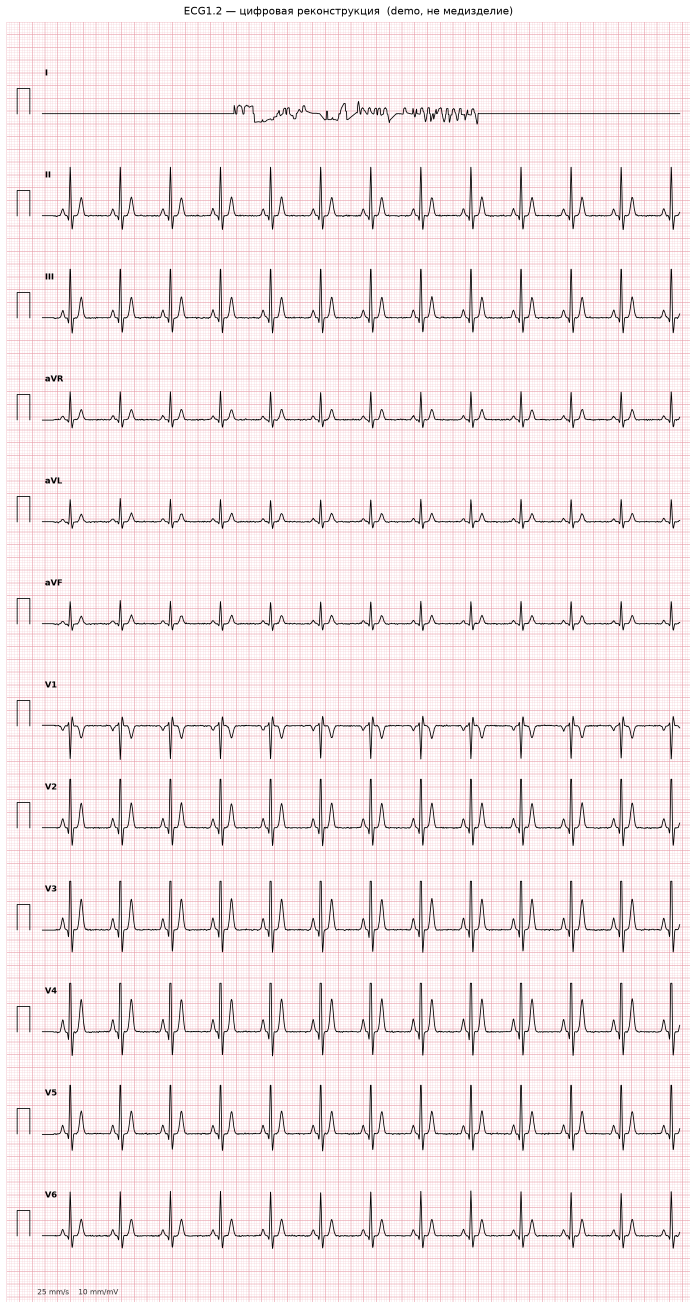
#> input picture data/samples/formats/12x1/reconstructed.png, 2090 x 3926 px (shown at 1/3 size)
$ python stage.py --input ../../data/samples/formats/12x1/reconstructed.png
#> lines starting #> are read from the running program, lines starting #| are printed output that depends on the picture; after the words box and inside, x2 and y2 are one past the last pixel; in counts of white or black regions, pixels touching at a corner belong together
### src/common.py
"""Общие утилиты для стадий пайплайна ECG1.2.

Каждая стадия — отдельный модуль с функцией:
    run(input_path: str, config: dict) -> str   # возвращает путь к своему выходу

Здесь лежат хелперы, которыми пользуются все стадии: логирование,
создание рабочих папок и passthrough-заглушка (копирование входа в выход).
"""
from __future__ import annotations

import logging
import shutil
from pathlib import Path

import cv2
import numpy as np

logging.basicConfig(
    level=logging.INFO,
    format="%(asctime)s | %(levelname)-7s | %(name)-11s | %(message)s",
    datefmt="%H:%M:%S",
)


def get_logger(stage: str) -> logging.Logger:
    return logging.getLogger(stage)


def stage_dir(config: dict, stage: str) -> Path:
    """Папка для артефактов конкретной стадии внутри текущего run-каталога."""
    run_dir = Path(config["_run_dir"])
    d = run_dir / stage
    d.mkdir(parents=True, exist_ok=True)
    return d


def color_ink(bgr: np.ndarray, thr: int | None = None) -> np.ndarray:
    """Извлечь «чернила» ЭКГ по ЯРКОСТИ с адаптивным порогом (двухуровневый Otsu).

    Трасса — самая ТЁМНАЯ структура, любого цвета (чёрная, синяя, фиолетовая).
    Порог подбирается сам под каждую картинку: сначала Otsu отделяет фон от
    не-фона (сетка+трасса), затем второй Otsu среди не-фона отделяет более тёмную
    трассу от более светлой сетки. Так работает и на цветных распечатках, где
    «тёмное во всех каналах» теряло синюю трассу (у неё высокий канал B).

    thr — можно задать порог яркости вручную (иначе адаптивно).
    """
    gray = cv2.cvtColor(bgr, cv2.COLOR_BGR2GRAY)
    if thr is None:
        t1, _ = cv2.threshold(gray, 0, 255, cv2.THRESH_BINARY + cv2.THRESH_OTSU)
        dark = gray[gray < t1]
        if dark.size > 100:
            thr, _ = cv2.threshold(dark, 0, 255, cv2.THRESH_BINARY + cv2.THRESH_OTSU)
        else:
            thr = t1
    return (gray < thr).astype(np.uint8)


# [22 lines left out: functions load_ink, passthrough, not called in this run]

### src/preprocess/stage.py
"""Стадия preprocess: фото/скан/фото-экрана -> вырезанная область ЭКГ + чистая
бинарная маска трассы (работает на разных входах, в т.ч. бледных фото экрана).

Конвейер (стандарт из обработки документов/OCR):
  1. ЛОКАЛИЗАЦИЯ области ЭКГ: отделяем светлую ЭКГ-бумагу от тёмного окружения
     (рамка окна, меню, обои, поля) — Otsu + крупнейшая светлая компонента.
     Если тёмного окружения мало (скан) — берём весь кадр.
  2. Перспектива/поворот: если найден чёткий 4-угольник листа — warpPerspective.
  3. Свет/контраст: деление на размытый фон (убирает тени/градиент). CLAHE —
     АДАПТИВНО: только если трасса бледная (иначе на чистых раздувает сетку).
  4. Апскейл под рабочее разрешение.
  5. Маска трассы: color_ink (яркость + двухуровневый Otsu, цветоустойчиво).
     Сохраняем ink.png рядом с core_ready.

Выход: core_ready.png (цветной кроп — для mm/px и геометрии) и рядом ink.png
(бинарная трасса). Панель before_after.png — для глаза.
"""
from __future__ import annotations

import sys
from pathlib import Path

import cv2
import numpy as np

sys.path.insert(0, str(Path(__file__).resolve().parent.parent))
from common import get_logger, stage_dir, color_ink  # noqa: E402

MIN_INK_COV = 0.013   # ниже -> трасса бледная, включаем CLAHE

STAGE = "preprocess"
log = get_logger(STAGE)


# [9 lines left out: function _order_points, not called in this run]


def localize_ecg(bgr):
    """Вырезать область ЭКГ-бумаги (светлую) из тёмного окружения.

    Otsu делит кадр на тёмное (рамка/меню/обои) и светлое (бумага). Если тёмного
    заметно (>15% кадра) — берём крупнейшую светлую компоненту (это и есть ЭКГ).
    Иначе (скан/чистое фото) — весь кадр.
    """
    g = cv2.cvtColor(bgr, cv2.COLOR_BGR2GRAY)
    H, W = g.shape
    t, _ = cv2.threshold(g, 0, 255, cv2.THRESH_BINARY + cv2.THRESH_OTSU)
    dark_frac = float((g < t).mean())
    if dark_frac < 0.15:
        return bgr, (0, 0, W, H)
    m = (g > t).astype(np.uint8)
    ker = cv2.getStructuringElement(cv2.MORPH_RECT, (max(9, W // 120),) * 2)
    m = cv2.morphologyEx(m, cv2.MORPH_CLOSE, ker)
    m = cv2.morphologyEx(m, cv2.MORPH_OPEN, ker)
    n, lbl, st, _ = cv2.connectedComponentsWithStats(m, 8)
    if n <= 1:
        return bgr, (0, 0, W, H)
    big = 1 + int(np.argmax(st[1:, cv2.CC_STAT_AREA]))
    x, y, w, h, a = st[big]
    if a < 0.2 * H * W:                      # компонента подозрительно мала — весь кадр
        return bgr, (0, 0, W, H)
    pad = int(0.004 * max(H, W))             # чуть внутрь, чтобы не тянуть кромку окна
    x0, y0 = max(0, x + pad), max(0, y + pad)
    x1, y1 = min(W, x + w - pad), min(H, y + h - pad)
    return bgr[y0:y1, x0:x1], (x0, y0, x1 - x0, y1 - y0)


def _find_document_quad(bgr, min_area_ratio=0.5):
    h, w = bgr.shape[:2]
    scale = 1000.0 / max(h, w)
    small = cv2.resize(bgr, None, fx=scale, fy=scale, interpolation=cv2.INTER_AREA) if scale < 1 else bgr
    gray = cv2.GaussianBlur(cv2.cvtColor(small, cv2.COLOR_BGR2GRAY), (5, 5), 0)
    edges = cv2.dilate(cv2.Canny(gray, 40, 120), np.ones((5, 5), np.uint8), 2)
    cnts, _ = cv2.findContours(edges, cv2.RETR_EXTERNAL, cv2.CHAIN_APPROX_SIMPLE)
    for c in sorted(cnts, key=cv2.contourArea, reverse=True)[:5]:
        approx = cv2.approxPolyDP(c, 0.02 * cv2.arcLength(c, True), True)
        if len(approx) == 4 and cv2.contourArea(approx) > min_area_ratio * small.shape[0] * small.shape[1]:
            q = approx.reshape(4, 2).astype(np.float32)
            return q / scale if scale < 1 else q
    return None


# [7 lines left out: function _warp, not called in this run]


def _remove_shadows_color(bgr):
    """Выровнять освещение делением на размытый фон (фон — на уменьшенной копии)."""
    h, w = bgr.shape[:2]
    scale = min(1.0, 700.0 / max(h, w))
    small = cv2.resize(bgr, None, fx=scale, fy=scale, interpolation=cv2.INTER_AREA) if scale < 1 else bgr
    sigma = max(small.shape[:2]) / 12.0
    out = np.zeros_like(bgr)
    for ch in range(3):
        b = cv2.GaussianBlur(small[:, :, ch], (0, 0), sigmaX=sigma, sigmaY=sigma)
        b = cv2.resize(b, (w, h), interpolation=cv2.INTER_LINEAR) if scale < 1 else b
        out[:, :, ch] = cv2.divide(bgr[:, :, ch], b, scale=255)
    return out


# [19 lines left out: functions _clahe, sauvola_ink, not called in this run]


def _upscale_to_width(bgr, target_w):
    h, w = bgr.shape[:2]
    if abs(w - target_w) < 2:
        return bgr
    return cv2.resize(bgr, (target_w, int(round(h * target_w / w))),
                      interpolation=cv2.INTER_CUBIC if w < target_w else cv2.INTER_AREA)


def _panel(stages, out_path):
    width = 900
    tiles = []
    for title, img in stages:
        if img.ndim == 2:
            img = cv2.cvtColor(img, cv2.COLOR_GRAY2BGR)
        h, w = img.shape[:2]
        tile = cv2.resize(img, (width, int(round(h * width / w))), interpolation=cv2.INTER_AREA)
        bar = np.full((30, width, 3), 255, np.uint8)
        cv2.putText(bar, title, (8, 21), cv2.FONT_HERSHEY_SIMPLEX, 0.6, (0, 0, 0), 2)
        tiles.append(np.vstack([bar, tile]))
    cv2.imwrite(str(out_path), np.vstack(tiles))


def run(input_path: str, config: dict) -> str:
    out_dir = stage_dir(config, STAGE)
    params = config.get("_stage_params", {})
    target_w = int(params.get("target_width", 2200))

    bgr = cv2.imread(input_path, cv2.IMREAD_COLOR)
#> bgr is the input picture: shape (3926, 2090, 3); mean B, G, R 233.1, 231.1, 243.9
    if bgr is None:
        raise RuntimeError(f"не удалось прочитать картинку: {input_path}")
    original = bgr.copy()

    # 1) локализация области ЭКГ (отрезаем тёмное окружение / хром окна)
    region, (rx, ry, rw, rh) = localize_ecg(bgr)
#> in localize_ecg, `t, _ = cv2.threshold(g, 0, 255, cv2.THRESH_BINARY + cv2.THRESH_OTSU)`: t = 133
#> in localize_ecg, `dark_frac = float((g < t).mean())`: dark_frac = 0.0298
#> rx = 0; ry = 0; rw = 2090; rh = 3926
    log.info("STAGE %s: область ЭКГ %s из кадра %s", STAGE, (rw, rh), bgr.shape[:2])

    # 2) перспектива (если в РЕГИОНЕ есть чёткий лист)
    if bool(params.get("perspective", True)):
        quad = _find_document_quad(region)
#> in _find_document_quad, `gray = cv2.GaussianBlur(cv2.cvtColor(small, cv2.COLOR_BGR2GRAY), (5, 5..`:
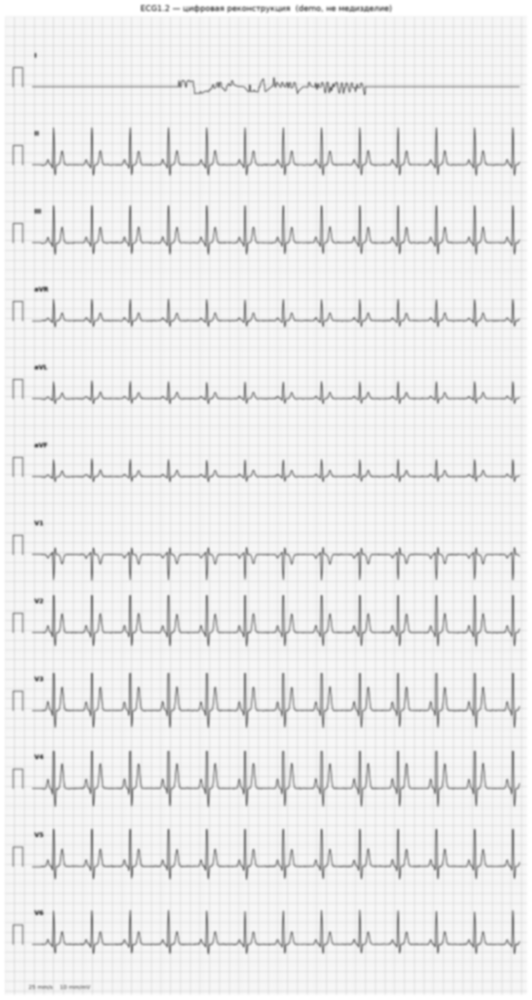
#> gray: shape (1000, 532); min 88, max 255, mean 235.2
#> in _find_document_quad, `edges = cv2.dilate(cv2.Canny(gray, 40, 120), np.ones((5, 5), np.uint8)..`:
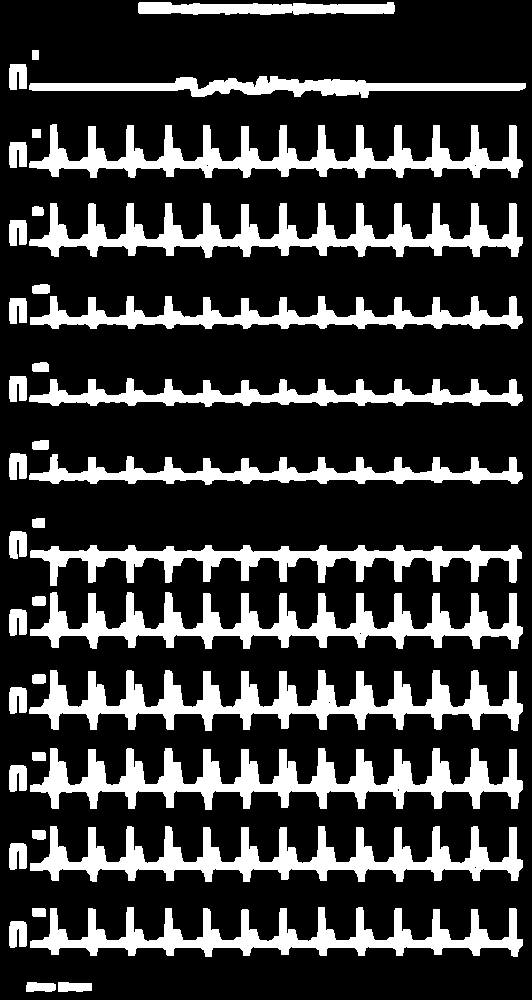
#> edges: shape (1000, 532); 22.6% white; 39 white regions
#> in _find_document_quad, `cnts, _ = cv2.findContours(edges, cv2.RETR_EXTERNAL, cv2.CHAIN_APPROX_..`: cnts = 39 contours; largest, box (x1, y1, x2, y2) and area: (30, 748, 523, 810) 11616, (29, 670, 523, 731) 11269, (30, 592, 523, 649) 10156, (30, 826, 523, 882) 9980, (29, 203, 523, 258) 9615
#> the loop in _find_document_quad, `for c in sorted(cnts, key=cv2.contourArea, reverse=True)[:5]:` made 5 passes
#> approx on passes 1 to 5: [[30, 785], [522, 789]], [[29, 709], [522, 704]], [[30, 629], [522, 633]], [[30, 863], [522, 867]], [[29, 241], [522, 237]]
        if quad is not None:
            region = _warp(region, quad)

    # 3) свет/контраст. Определяем «бледность» по покрытию color_ink на deshadow.
    desh = _remove_shadows_color(region)
#> the loop in _remove_shadows_color, `for ch in range(3):` made 3 passes
#> pass 1, in _remove_shadows_color, `b = cv2.GaussianBlur(small[:, :, ch], (0, 0), sigmaX=sigma, sigmaY=sig..`:
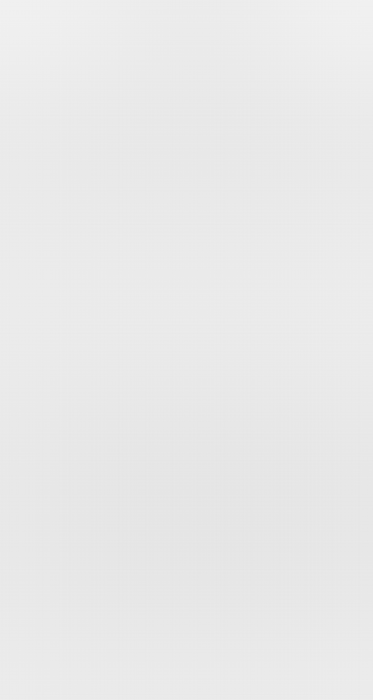
#> b: shape (700, 373); min 227, max 241, mean 233.1
    faint = float(color_ink(desh).mean()) < MIN_INK_COV
#> in color_ink, `t1, _ = cv2.threshold(gray, 0, 255, cv2.THRESH_BINARY + cv2.THRESH_OTSU)`: t1 = 135
#> in color_ink, `thr, _ = cv2.threshold(dark, 0, 255, cv2.THRESH_BINARY + cv2.THRESH_OT..`: thr = 46
#> in color_ink, `return (gray < thr).astype(np.uint8)`:
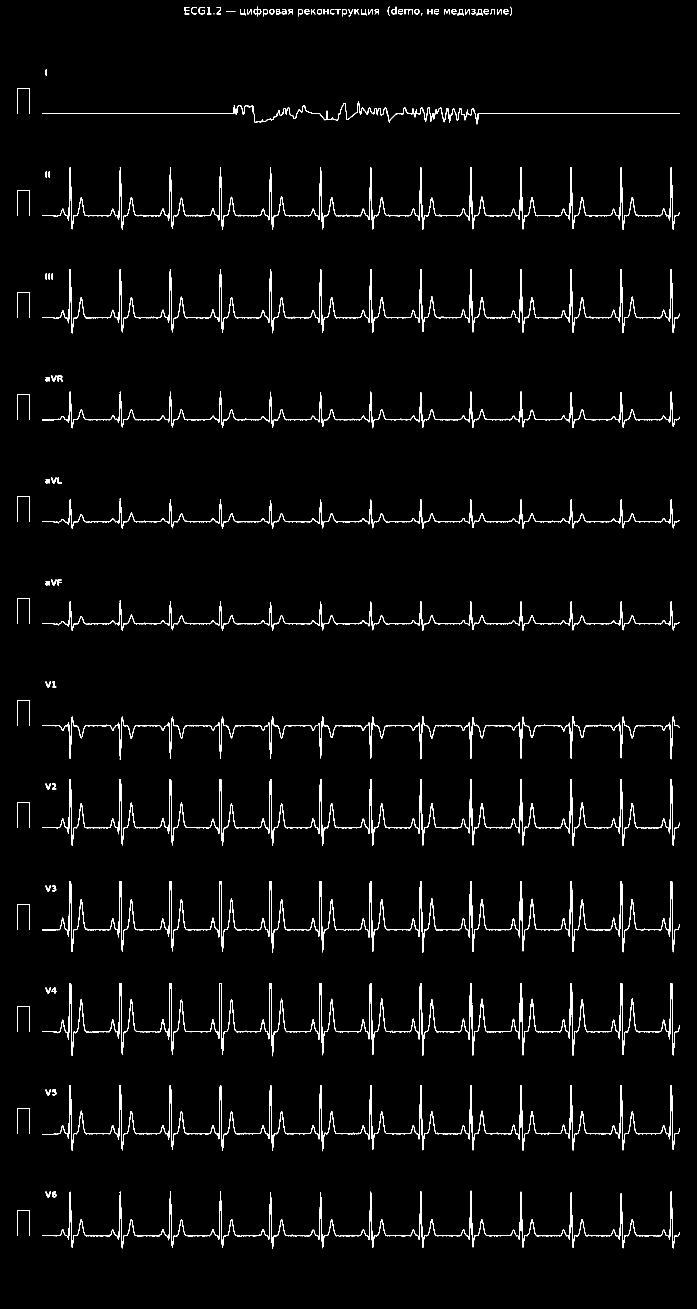
#> returned value: shape (3926, 2090) (shown at 1/3 size); values 0 (black) and 1 (white), 2.2% white in thin lines or dots
#> faint = False
    final = _clahe(desh) if faint else desh    # CLAHE — только для бледных
    log.info("STAGE %s: трасса %s", STAGE, "бледная (Sauvola+CLAHE)" if faint else "чёткая (color_ink)")

    # 4) апскейл
    core = _upscale_to_width(final, target_w)
#> in _upscale_to_width, `return cv2.resize(bgr, (target_w, int(round(h * target_w / w))), inter..`:
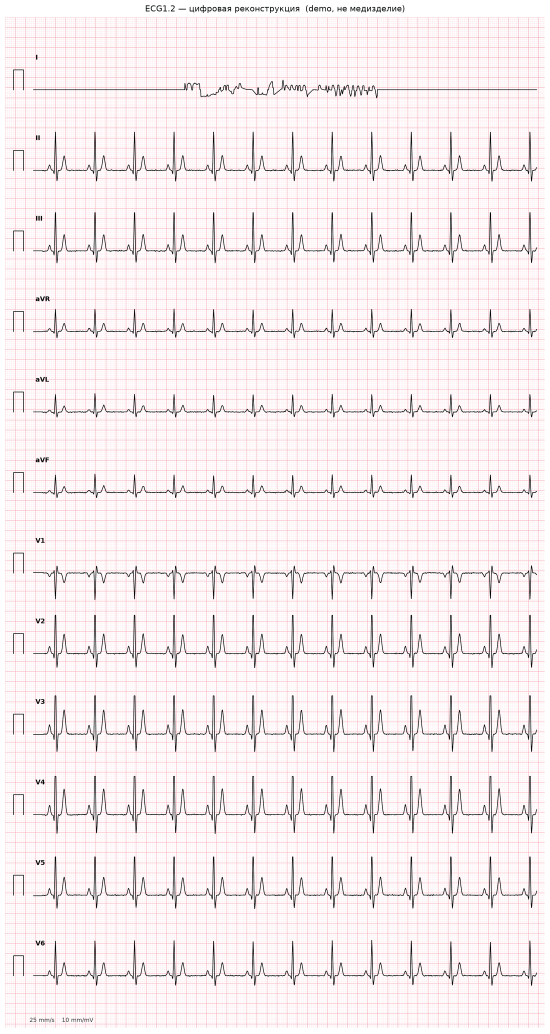
#> returned value: shape (4133, 2200, 3) (shown at 1/4 size); mean of channels 0, 1, 2 237.8, 236.1, 246.7; drawn as B, G, R
    core_path = out_dir / "core_ready.png"
    cv2.imwrite(str(core_path), core)

    # 5) маска трассы: бледная -> Sauvola (плотно), чёткая -> color_ink (чисто).
    gray = cv2.cvtColor(core, cv2.COLOR_BGR2GRAY)
#> gray: shape (4133, 2200)
    ink = sauvola_ink(gray) if faint else color_ink(core)
#> in color_ink (call 2), `return (gray < thr).astype(np.uint8)`: returned value: shape (4133, 2200); values 0 (black) and 1 (white), 2% white in thin lines or dots
    cv2.imwrite(str(out_dir / "ink.png"), ink * 255)

    _panel([("1. original", original),
            ("2. region", region),
            ("3. contrast" + (" +CLAHE" if faint else ""), final),
            ("4. ink " + ("(Sauvola)" if faint else "(color)"), ink * 255)],
           out_dir / "before_after.png")
#> after the loop in _panel, `for title, img in stages:`:
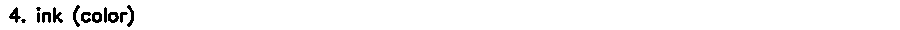
#> bar: shape (30, 900, 3); 97.2% white; 13 black regions (2 under 20 px), largest, box (x1, y1, x2, y2) and area: (9, 7, 21, 23) 87, (53, 7, 63, 23) 83, (108, 12, 119, 23) 81
#> after the loop in _panel, `for title, img in stages:`: tiles = 4 items
#> in _panel, `cv2.imwrite(str(out_path), np.vstack(tiles))`:
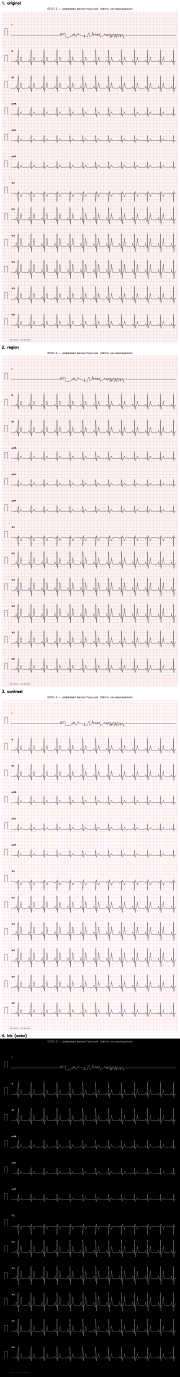
#> saved as before_after.png: shape (6884, 900, 3) (shown at 1/5 size); mean B, G, R 178.7, 177.3, 186.1
    log.info("STAGE %s: core_ready %s, ink=%.1f%% -> %s", STAGE, core.shape[:2],
             100 * float(ink.mean()), core_path)
    return str(core_path)


if __name__ == "__main__":
    import argparse
    ap = argparse.ArgumentParser()
    ap.add_argument("-i", "--input", required=True)
    ap.add_argument("-o", "--out_dir", default="/tmp/pp2_out")
    a = ap.parse_args()
    print(run(a.input, {"_run_dir": a.out_dir, "_stage_params": {}}))

$ run again, on data/samples/formats/3x4/reconstructed.png
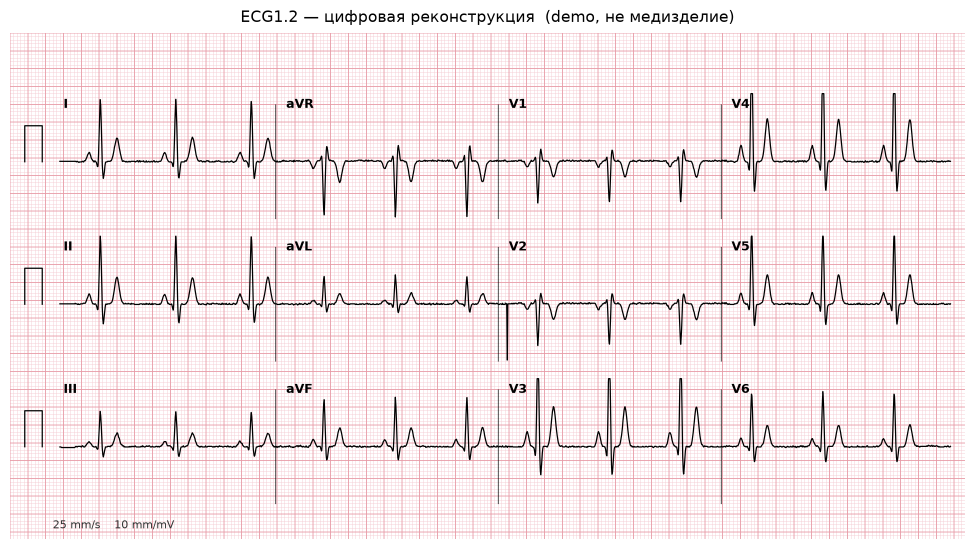
#> input picture data/samples/formats/3x4/reconstructed.png, 1949 x 1098 px (shown at 1/2 size)
#> in run, bgr is the input picture: shape (1098, 1949, 3); mean B, G, R 232.9, 230.8, 243.7
#> t = 133
#> dark_frac = 0.0302
#> rx = 0; rw = 1949; rh = 1098
#> in _find_document_quad, `edges = cv2.dilate(cv2.Canny(gray, 40, 120), np.ones((5, 5), np.uint8)..`:
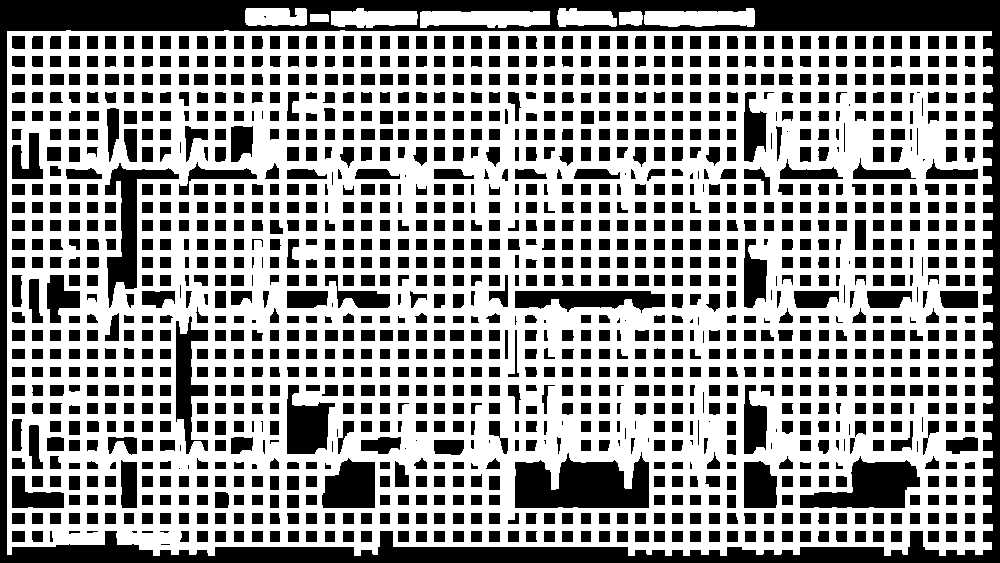
#> edges: shape (563, 1000); 59.2% white; 1331 black regions (68 under 20 px)
#> cnts = 8 contours; box (x1, y1, x2, y2) and area: (7, 30, 993, 556) 504906, (420, 11, 550, 28) 1752, (644, 8, 755, 27) 1521, (331, 8, 418, 28) 1196, (245, 8, 307, 26) 945, (557, 8, 617, 27) 800, (619, 11, 643, 26) 279, (310, 14, 329, 22) 126
#> the loop in _find_document_quad, `for c in sorted(cnts, key=cv2.contourArea, reverse=True)[:5]:` made 1 pass
#> q on pass 1: [[7, 31], [7, 554], [991, 549], [991, 31]]
#> quad = [[13.64, 60.42], [13.64, 1079.7], [1931.5, 1070], [1931.5, 60.42]]
#> s = [74.06, 1093.4, 3001.5, 1991.9]
#> d = [46.78, 1066.1, -861.5, -1871]
#> in _warp, `rect = _order_points(quad)`: rect = [[13.64, 60.42], [1931.5, 60.42], [1931.5, 1070], [13.64, 1079.7]]
#> tl = [13.64, 60.42]; tr = [1931.5, 60.42]; br = [1931.5, 1070]; bl = [13.64, 1079.7]
#> mw = 1917
#> mh = 1019
#> dst = [[0, 0], [1916, 0], [1916, 1018], [0, 1018]]
#> t1 = 147
#> thr = 59
#> faint = False
#> after the loop in _panel, `for title, img in stages:`: tiles = 4 items
#> in _panel, `cv2.imwrite(str(out_path), np.vstack(tiles))`:
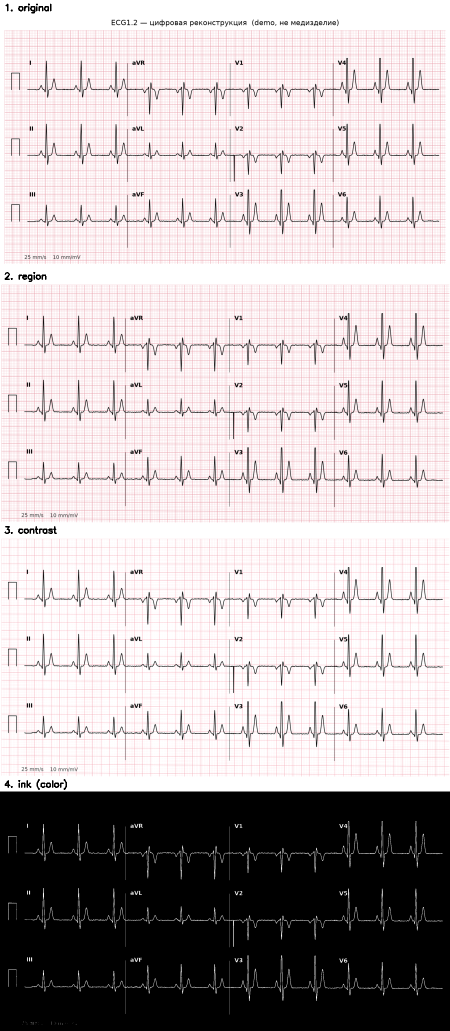
#> saved as before_after.png: shape (2061, 900, 3) (shown at 1/2 size); mean B, G, R 182.4, 181, 189.3
